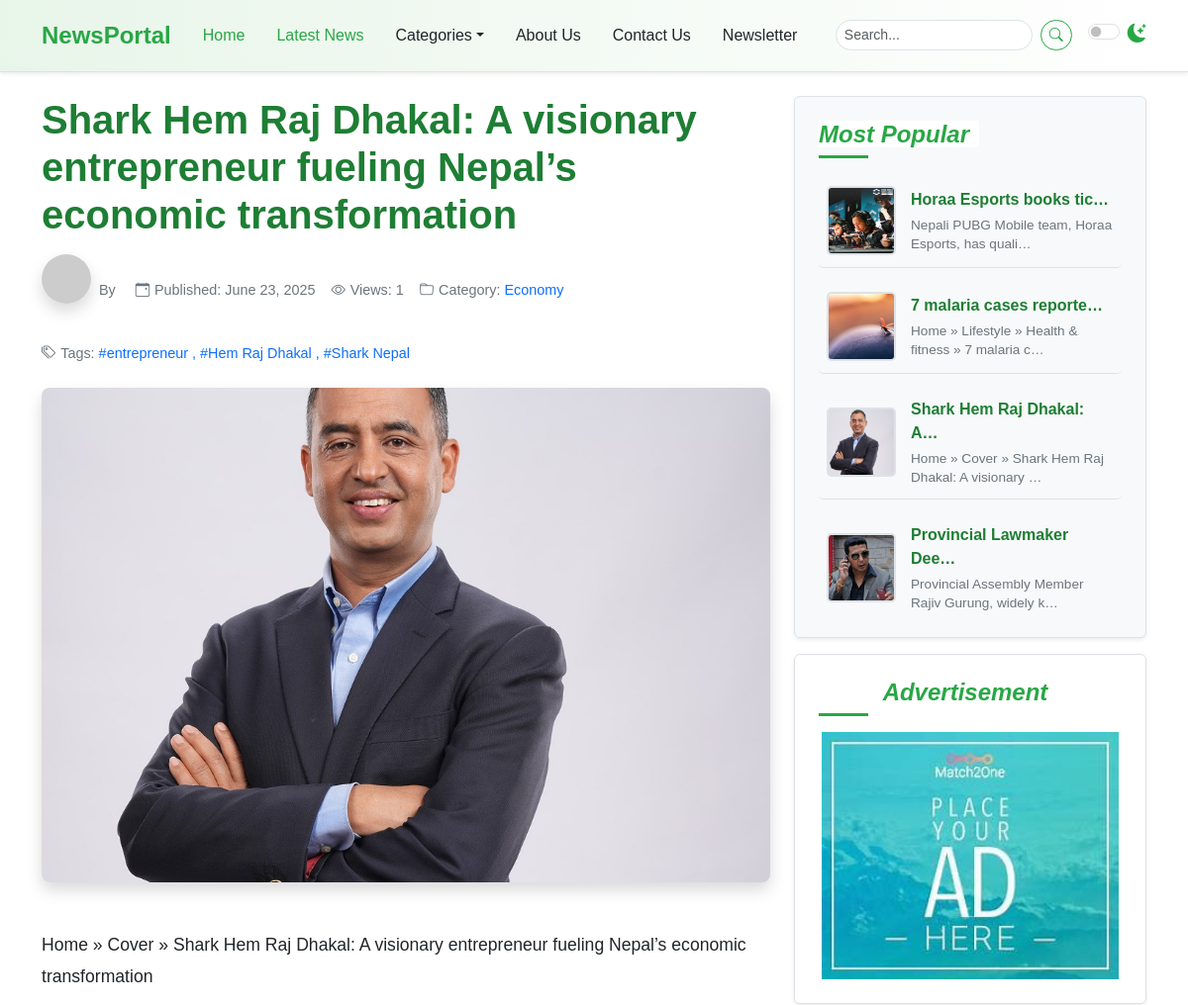
Before: /post-detail/2/ (upper part) with the older database file.
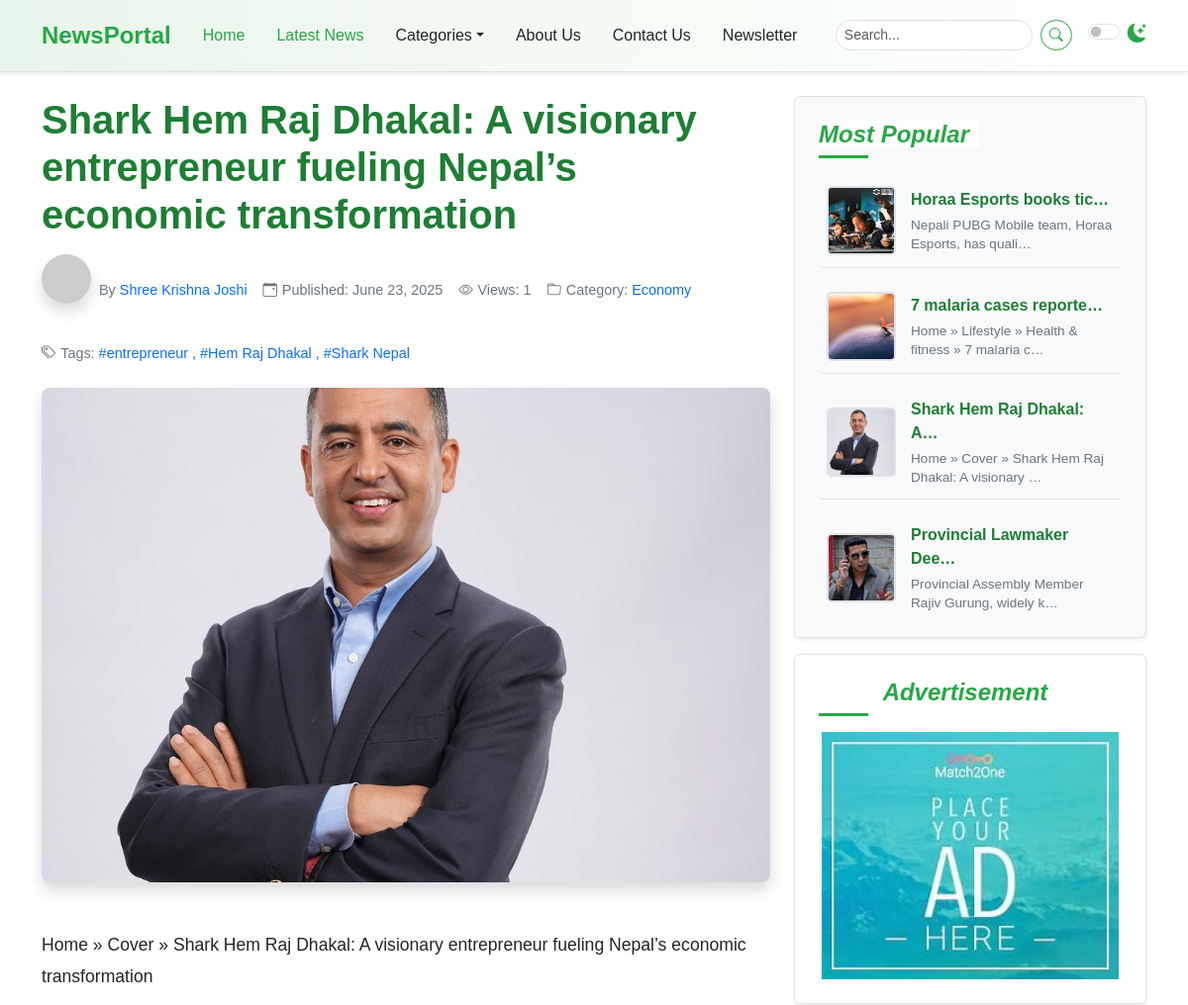
After: the same page with the newer database file.
### newspaper/models.py (models this page shows, shortened)
class TimeStampModel(models.Model):
    created_at  = models.DateTimeField(auto_now_add=True)
    updated_at = models.DateTimeField(auto_now=True)
    class Meta:
        abstract = True #dont create table in DB

class Post(TimeStampModel):
    STATUS_CHOICES = [
        ("active", "Active"),
        ("in_active", "Inactive"), #publish gareko post delete nagari user le herna namilen gari rakhne. hide gareko jastai
    ]
    title = models.CharField(max_length=200)
    content = models.TextField()
    featured_image = models.ImageField(upload_to="post_images/%Y/%m/%d", blank=False)
    author = models.ForeignKey("auth.User", on_delete=models.CASCADE)
    status = models.CharField(max_length=20, choices=STATUS_CHOICES, default="active")
    views_count = models.PositiveIntegerField(default=0)
    is_breaking_news = models.BooleanField(default=False)
    published_at = models.DateTimeField(null=True, blank=True)
    category = models.ForeignKey(Category, on_delete=models.CASCADE)
    tag = models.ManyToManyField(Tag)

class Category(TimeStampModel):
    name = models.CharField(max_length=100)
    icon = models.CharField(max_length=100, null=True, blank=True)
    description = models.TextField(null=True, blank=True)
    class Meta:
        ordering = ["name"] #categoru.objects.all()
        verbose_name = "category"
        verbose_name_plural = "Categories"

class Tag(TimeStampModel):
    name = models.CharField(max_length=100)

class Advertisement(TimeStampModel):
    title = models.CharField(max_length=100)
    image = models.ImageField(upload_to="advertisement/%Y/%m/%d", blank=False)

### newspaper/views.py (the view)
# urls.py: path('post-detail/<int:pk>/', views.PostDetailView.as_view(), name='post-detail'),
class PostDetailView(SidebarMixin, DetailView):
    model = Post
    template_name = "newsportal/detail/detail.html"
    context_object_name = "post"
    def get_queryset(self):
        query = super().get_queryset()
        query = query.filter(published_at__isnull=False, status="active")
        return query
    def get_context_data(self, **kwargs):
        context = super().get_context_data(**kwargs)
        current_post = self.object
        current_post.views_count += 1
        current_post.save()
        context["related_posts"] = Post.objects.filter(
            published_at__isnull=False, status="active", category=self.object.category
        ).order_by("-published_at", "-views_count")[:2]
        return context

### newspaper/views.py (called while the page is built)
      def get_context_data(self, **kwargs):
        context = super().get_context_data(**kwargs)
        context["popular_posts"] = Post.objects.filter(
                published_at__isnull = False, status="active"
                ).order_by("-published_at")[:5]
        context["advertisement"] = (
            Advertisement.objects.all().order_by("-created_at").first()
            )
        return context

### templates/newsportal/detail/detail.html (shortened to what this page needs)
{% extends 'newsportal/base.html' %}
{% block content %}
    <div class="container mt-4">
      <div class="row">
        <div class="col-lg-8">
          {% include "newsportal/detail/left/post_detail.html" %}
        </div>
        <div class="col-lg-4">
          <div class="position-sticky sticky-sidebar-offset">
            {% include "newsportal/home/right/most_popular.html" %}
            {% include "newsportal/home/right/advertisement.html" %}
          </div>
        </div>
      </div>
    </div>
{% endblock %}

### templates/newsportal/base.html (shortened to what this page needs)
{% load static %}
<!DOCTYPE html>
<html lang="en" data-bs-theme="light">
  <head>
    <link href="{% static 'css/bootstrap.min.css' %}" rel="stylesheet"/>
    <link rel="stylesheet"
          href="https://cdn.jsdelivr.net/npm/bootstrap-icons@1.11.3/font/bootstrap-icons.min.css" />
    <link rel="stylesheet" href="{% static 'css/style.css' %}" />
  </head>
  <body>
    {% include "newsportal/nav.html" %}
    {% block content %}
    {% endblock content %}
  </body>
</html>

### templates/newsportal/nav.html (shortened to what this page needs)
    <nav class="navbar navbar-expand-lg sticky-top elegant-navbar">
      <div class="container">
        <a class="navbar-brand fw-bold" href="index.html">NewsPortal</a>
        <div class="collapse navbar-collapse" id="navbarNavDropdown">
          <ul class="navbar-nav me-auto mb-2 mb-lg-0">
            <li class="nav-item">
              <a class="nav-link active" aria-current="page" href="index.html">Home</a>
            </li>
            <li class="nav-item">
              <a class="nav-link" href="{% url 'post-list' %}">Latest News</a>
            </li>
            <li class="nav-item dropdown">
              <a class="nav-link dropdown-toggle"
                 href="#"
                 role="button"
                 data-bs-toggle="dropdown"
                 aria-expanded="false">Categories</a>
            </li>
            <li class="nav-item">
              <a class="nav-link" href="about.html">About Us</a>
            </li>
            <li class="nav-item">
              <a class="nav-link" href="contact.html">Contact Us</a>
            </li>
            <li class="nav-item">
              <a class="nav-link" href="#newsletter-section">Newsletter</a>
            </li>
          </ul>
          <form class="d-flex me-3" role="search">
            <input class="form-control form-control-sm me-2"
                   type="search"
                   placeholder="Search..."
                   aria-label="Search" />
            <button class="btn btn-outline-success btn-sm" type="submit">
              <i class="bi bi-search"></i>
            </button>
          </form>
          <div class="form-check form-switch">
            <input class="form-check-input"
                   type="checkbox"
                   role="switch"
                   id="darkModeSwitch" />
            <label class="form-check-label" for="darkModeSwitch">
              <i class="bi bi-moon-stars-fill"></i>
            </label>
          </div>
        </div>
      </div>
    </nav>

### templates/newsportal/detail/left/post_detail.html (shortened to what this page needs)
<article>
            <header class="article-header mb-4">
              <h1 class="article-title">{{ post.title }}</h1>
              <div class="article-meta">
                <span class="author-profile">
                  <img src="https://placehold.co/50/28a745/ffffff?text=A" alt="Author" />
                  By <a href="#" class="text-decoration-none ms-1">{{ post.author.get_full_name }}</a>
                </span>
                <span><i class="bi bi-calendar-event"></i> Published: {{ post.published_at|date:"F j, Y" }}</span>
                <span><i class="bi bi-eye"></i> Views: {{ post.views_count }}</span>
                <span><i class="bi bi-folder"></i>Category: <a href="#" class="text-decoration-none ms-1">{{ post.category.name }}</a></span>
                <span><i class="bi bi-tags"></i>Tags: <a href="#" class="text-decoration-none ms-1">
                    {% for tag in post.tag.all %}
                    #{{ tag.name }}
                    {% if not forloop.last %},{% endif %}
                    {% endfor %}
                </a></span>
              </div>
              <img src="{{ post.featured_image.url }}"
                   alt="{{ post.title }}" width="1200" height="500" />
            </header>
            <section class="article-content">
              {{ post.content|linebreaksbr }}
            </section>
          </article>

### templates/newsportal/home/right/most_popular.html
<div class="p-4 mb-3 bg-light rounded sidebar-widget shadow-sm">
    <h4 class="fst-italic section-title">
        <span>Most Popular</span>
    </h4>
    <ul class="list-unstyled mb-0 popular-list">
         {% for post in popular_posts %}
        <li>
            <img src="{{ post.featured_image.url}}"
            alt="Popular 1"
            width="70px"
            height="70px"/>
            <div>
                <a href="article.html" class="popular-title-link">{{ post.title|truncatechars:24 }}</a>
                <p class="popular-description">{{ post.content|truncatechars:50 }}</p>
            </div>
        </li>
        {% endfor %}
    </ul>
</div>

### templates/newsportal/home/right/advertisement.html
<div class="p-4 mb-3 rounded sidebar-widget shadow-sm text-center">
    <h4 class="fst-italic section-title">
        <span>Advertisement</span>
    </h4>
    <img src="{{ advertisement.image.url }}"
    width="300"
    height="250"
    class="img-fluid"
    alt="{{ advertisement.title }}" />
</div>

### static/css/style.css (style rules this page uses)
:root { --primary-green: #28a745; --light-green: #e8f5e9; --dark-green: #1e7e34; --accent-green: #5cb85c; --text-color-light: #212529; --text-color-dark: #f8f9fa; --bg-light: #ffffff; --bg-dark: #212529; --card-bg-light: #ffffff; --card-bg-dark: #343a40; --border-color-light: #dee2e6; --border-color-dark: #495057; --shadow-sm: 0 0.125rem 0.25rem rgba(0, 0, 0, 0.075); --shadow: 0 0.5rem 1rem rgba(0, 0, 0, 0.15); --transition-speed: 0.3s ease; }
body { font-family: "Poppins", sans-serif; background-color: var(--bg-light); color: var(--text-color-light); transition: background-color var(--transition-speed), color var(--transition-speed); }
.elegant-navbar { background: linear-gradient( to right, var(--light-green), #ffffff ); border-bottom: 1px solid var(--border-color-light); box-shadow: var(--shadow-sm); padding-top: 0.8rem; padding-bottom: 0.8rem; }
.elegant-navbar .navbar-brand { color: var(--primary-green); font-size: 1.5rem; transition: color var(--transition-speed); }
.elegant-navbar .nav-link { color: var(--text-color-light); font-weight: 500; transition: color var(--transition-speed); margin: 0 0.5rem; }
.elegant-navbar .nav-link:hover, .elegant-navbar .nav-link.active { color: var(--primary-green); }
.elegant-navbar .form-control { border-radius: 20px; border-color: var(--border-color-light); background-color: var(--bg-light); color: var(--text-color-light); }
.elegant-navbar .btn-outline-success { border-color: var(--primary-green); color: var(--primary-green); border-radius: 20px; transition: background-color var(--transition-speed), color var(--transition-speed); }
.elegant-navbar .form-check-label i { color: var(--primary-green); font-size: 1.2rem; }
.section-title { position: relative; padding-bottom: 10px; margin-bottom: 20px; font-weight: 600; color: var(--primary-green); }
.section-title span { position: relative; z-index: 1; background-color: var(--bg-light); padding-right: 10px; }
.section-title::after { content: ""; position: absolute; left: 0; bottom: 0; width: 50px; height: 3px; background-color: var(--primary-green); }
.sidebar-widget { background-color: var(--card-bg-light); border: 1px solid var(--border-color-light); padding: 1.5rem !important; }
.sidebar-widget h4 { color: var(--primary-green); margin-bottom: 1rem; }
.popular-list li { display: flex; align-items: center; margin-bottom: 0.75rem; padding: 0.75rem 0.5rem; border-bottom: 1px solid var(--border-color-light); transition: background-color var(--transition-speed); border-radius: 5px; }
.popular-list li:last-child { border-bottom: none; margin-bottom: 0; padding-bottom: 0; }
.popular-list img { width: 70px; height: 70px; object-fit: cover; border-radius: 5px; margin-right: 15px; flex-shrink: 0; border: 2px solid var(--border-color-light); }
.popular-list li div { display: flex; flex-direction: column; justify-content: center; flex-grow: 1; }
.popular-list .popular-title-link { text-decoration: none; color: var(--dark-green); font-weight: 600; margin-bottom: 0.25rem; display: block; transition: color var(--transition-speed); }
.popular-list .popular-description { font-size: 0.85rem; color: #6c757d; margin-bottom: 0; line-height: 1.4; }
.popular-list a { text-decoration: none; color: var(--text-color-light); transition: color var(--transition-speed); flex-grow: 1; }
.btn-outline-success { color: var(--primary-green); border-color: var(--primary-green); transition: background-color var(--transition-speed), color var(--transition-speed); }
.article-header img { width: 100%; max-height: 500px; object-fit: cover; border-radius: 0.5rem; margin-bottom: 1.5rem; box-shadow: var(--shadow); }
.article-title { font-size: 2.5rem; font-weight: 700; margin-bottom: 1rem; color: var(--dark-green); }
.article-meta { font-size: 0.9rem; color: #6c757d; margin-bottom: 1.5rem; display: flex; flex-wrap: wrap; gap: 1rem; align-items: center; }
.article-meta span { display: inline-flex; align-items: center; }
.article-meta i { margin-right: 0.3rem; }
.author-profile img { width: 50px; height: 50px; border-radius: 50%; margin-right: 0.5rem; }
.article-content { line-height: 1.8; font-size: 1.1rem; }
.sticky-sidebar-offset { top: 6rem; }

Changed rows visible on the page:
changed through a linked row, Post "Shark Hem Raj Dhakal: A…": author.get_full_name (not shown) → "Shree Krishna Joshi"
